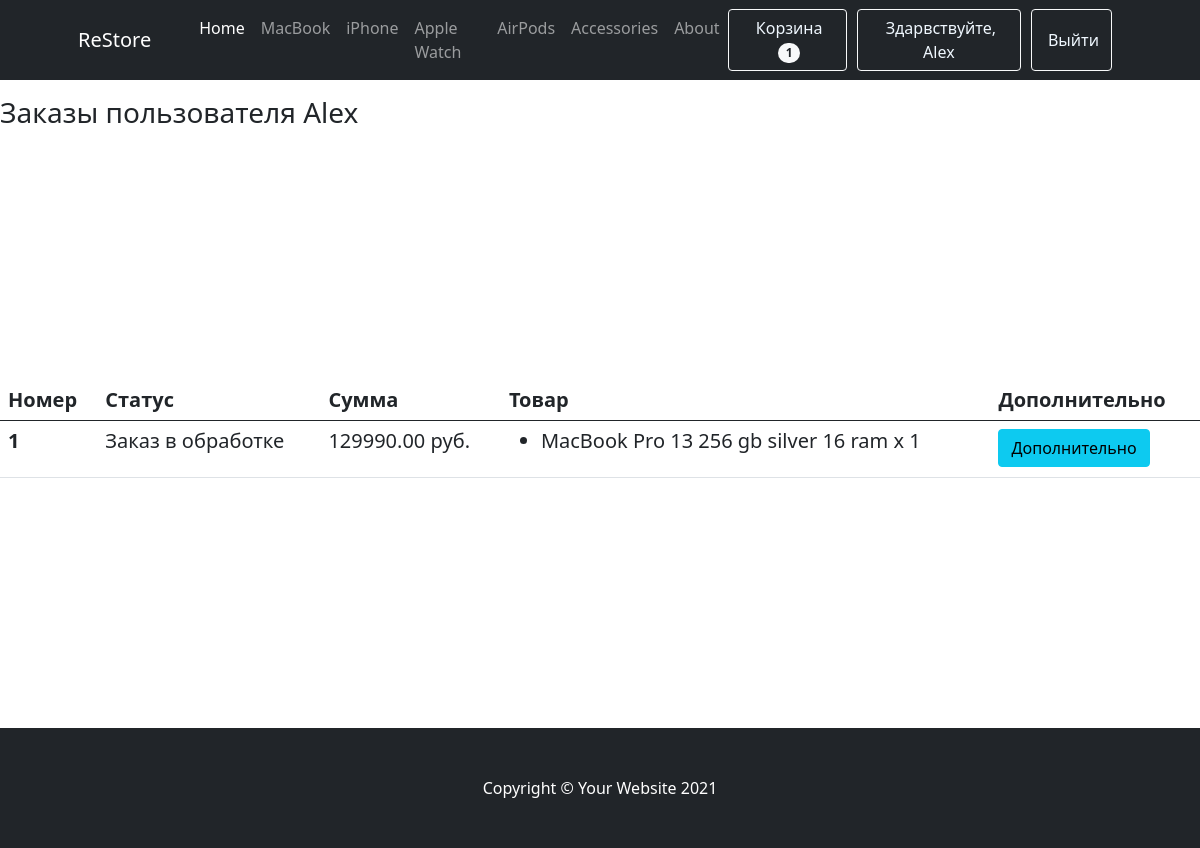
/profile/ (signed in), run on the app's committed database.
### mainapp/models.py (models this page shows, shortened)
class Category(models.Model):
    name = models.CharField(max_length=255, verbose_name='Имя категории')
    slug = models.SlugField(unique=True)
    def get_absolute_url(self):
        return reverse('category_detail', kwargs={'slug': self.slug})

class Cart(models.Model):
    owner = models.ForeignKey('Customer', null=True, verbose_name='Владелец', on_delete=models.CASCADE)
    products = models.ManyToManyField(CartProduct, blank=True, related_name='related_cart')
    total_products = models.PositiveIntegerField(default=0)
    final_price = models.DecimalField(max_digits=9, default=0, decimal_places=2, verbose_name='Общая цена')
    in_order = models.BooleanField(default=False)
    for_anonymous_user = models.BooleanField(default=False)

class Order(models.Model):
    STATUS_NEW = 'new'
    STATUS_IN_PROGRESS = 'in_progress'
    STATUS_READY = 'is_ready'
    STATUS_COMPLETED = 'completed'
    BUYING_TYPE_SELF = 'self'
    BUYING_TYPE_DELIVERY = 'delivery'
    STATUS_CHOICES = (
        (STATUS_NEW, 'Новый заказ'),
        (STATUS_IN_PROGRESS, 'Заказ в обработке'),
        (STATUS_READY, 'Заказ готов'),
        (STATUS_COMPLETED, 'Заказ выполнен')
    )
    BUYING_TYPE_CHOICES = (
        (BUYING_TYPE_SELF, 'Самовывоз'),
        (BUYING_TYPE_DELIVERY, 'Доставка')
    )
    customer = models.ForeignKey(Customer, verbose_name='Покупатель', related_name='related_orders', on_delete=models.CASCADE)
    first_name = models.CharField(max_length=255, verbose_name='Имя')
    last_name = models.CharField(max_length=255, verbose_name='Фамилия')
    phone = models.CharField(max_length=20, verbose_name='Телефон')
    cart = models.ForeignKey(Cart, verbose_name='Корзина', on_delete=models.CASCADE, null=True, blank=True)
    address = models.CharField(max_length=1024, verbose_name='Адрес', null=True, blank=True)
    status = models.CharField(
        max_length=100,
        verbose_name='Статус заказ',
        choices=STATUS_CHOICES,
        default=STATUS_NEW
    )
    buying_type = models.CharField(
        max_length=100,
        verbose_name='Тип заказа',
        choices=BUYING_TYPE_CHOICES,
        default=BUYING_TYPE_SELF
    )
    comment = models.TextField(verbose_name='Комментарий к заказу', null=True, blank=True)
    created_at = models.DateTimeField(auto_now=True, verbose_name='Дата создания заказа')
    order_date = models.DateField(verbose_name='Дата получения заказа', default=timezone.now)

class CartProduct(models.Model):
    user = models.ForeignKey('Customer', verbose_name='Покупатель', on_delete=models.CASCADE)
    cart = models.ForeignKey('Cart', verbose_name='Корзина', on_delete=models.CASCADE, related_name='related_products')
    product = models.ForeignKey(Product, verbose_name='Товар', on_delete=models.CASCADE)
    qty = models.PositiveIntegerField(default=1)
    final_price = models.DecimalField(max_digits=9, decimal_places=2, verbose_name='Общая цена')

class Product(models.Model):
    category = models.ForeignKey(Category, verbose_name='Категория', on_delete=models.CASCADE)
    title = models.CharField(max_length=255, verbose_name='Наименование')
    slug = models.SlugField(unique=True)
    image = models.ImageField(verbose_name='Изображение')
    description = models.TextField(verbose_name='Описание', null=True)
    price = models.DecimalField(max_digits=9, decimal_places=2, verbose_name='Цена')
    features = models.ManyToManyField("specs.ProductFeatures", blank=True, related_name='features_for_product')

### mainapp/views.py (the view)
# urls.py: path('profile/', ProfileView.as_view(), name='profile')
class ProfileView(CartView, View):
    def get(self, request, *args, **kwargs):
        customer = Customer.objects.get(user=request.user)
        orders = Order.objects.filter(customer=customer).order_by('-created_at')
        categories = Category.objects.all()
        return render(
            request,
            'profile.html',
            {'orders': orders, 'cart': self.cart, 'categories': categories}
        )

### mainapp/mixins.py (called while the page is built)
    def dispatch(self, request, *args, **kwargs):
        if request.user.is_authenticated:
            customer = Customer.objects.filter(user=request.user).first()
            if not customer:
                customer = Customer.objects.create(
                    user=request.user
                )
            cart = Cart.objects.filter(owner=customer, in_order=False).first()
            if not cart:
                cart = Cart.objects.create(owner=customer)
        else:
            cart = Cart.objects.filter(for_anonymous_user=True).first()
            if not cart:
                cart = Cart.objects.create(for_anonymous_user=True)
        self.cart = cart
        return super().dispatch(request, *args, **kwargs)

### mainapp/templates/profile.html (shortened to what this page needs)
 {% extends 'home.html' %}
 {% block content %}
 <h3 class="mt-3 mb-3">
 Заказы пользователя {{ request.user.username }}
 {% if not orders.count %}
     <div class="col-md-12" style="margin-top: 300px; margin-bottom: 300px">
     <h3>Нет заказов. <a href="{% url 'base' %}">Начните делать покупки</a></h3>
     </div>
 {% else %}
     <div class="col-md-12" style="margin-bottom: 250px; margin-top: 250px">
     <div class="tables-responsive">
     <table class="table">
         <thead>
            <th style="font-size: 20px" scope="col">Номер</th>
            <th style="font-size: 20px" scope="col">Статус</th>
            <th style="font-size: 20px" scope="col">Сумма</th>
            <th style="font-size: 20px" scope="col">Товар</th>
            <th style="font-size: 20px" scope="col">Дополнительно</th>
         </thead>
         <tbody>
            {% for order in orders %}
                <tr>
                    <th style="font-size: 20px" scope="row">{{ order.id }}</th>
                    <td style="font-size: 20px">{{ order.get_status_display }}</td>
                    <td style="font-size: 20px">{{ order.cart.final_price }} руб.</td>
                    <td style="font-size: 20px">
                        <ul>
                            {% for item in order.cart.products.all %}
                                <li style="font-size: 20px">{{ item.product.title }} x {{ item.qty }}</li>
                            {% endfor %}
                        </ul>
                    </td>
                <td>
                    <button class="btn btn-info" data-bs-toggle="modal" data-bs-target="#exampleModal-{{ order.id }}">Дополнительно</button>
                </td>
                </tr>
            {% endfor %}
         </tbody>
     </table>
     </div>
     </div>
 {% endif %}
 </h3>
 {% endblock %}

### mainapp/templates/home.html (shortened to what this page needs)
<!DOCTYPE html>
<html lang="en">
<head>
    <link href="https://cdn.jsdelivr.net/npm/bootstrap@5.0.2/dist/css/bootstrap.min.css" rel="stylesheet">
</head>
<body>
    <nav class="navbar navbar-expand-lg navbar-dark bg-dark">
            <div class="container px-4 px-lg-5">
                <a class="navbar-brand" href="{% url 'base' %}">ReStore</a>
                <div class="collapse navbar-collapse" id="navbarSupportedContent">
                    <ul class="navbar-nav me-auto mb-2 mb-lg-0 ms-lg-4">
                        <li class="nav-item"><a class="nav-link active" aria-current="page" href="{% url 'base' %}">Home</a></li>
                        {% for category in categories %}
                            <li class="nav-item"><a class="nav-link" href="{{ category.get_absolute_url }}">{{ category.name }}</a></li>
                        {% endfor %}
                        <li class="nav-item"><a class="nav-link" href="#!">About</a></li>
                    </ul>
                    <form class="d-flex">
                        {% if not request.user.is_authenticated %}
                            <button class="btn btn-outline-light" type="submit" >
                                <a href="{% url 'login' %}" class="text">
                                <i class="bi-cart-fill me-1"></i>
                                Авторизация
                                </a>
                            </button>
                        <button class="btn btn-outline-light" type="submit" >
                        <a href="{% url 'registration' %}" class="text">
                            <i class="bi-cart-fill me-1"></i>
                            Регистрация
                        </a>
                        </button>
                            {% else %}
                            <button class="btn btn-outline-light" type="submit">
                            <a href="{% url 'cart' %}" class="text">
                            Корзина
                            </a>
                            <span class="badge bg-light text-dark ms-1 rounded-pill">{{ cart.products.count }}</span>
                        </button>
                                <button class="btn btn-outline-light" type="submit" >
                                 <a href="{% url 'profile' %}" class="text">
                                Здарвствуйте, {{ request.user.username }}
                                 </a>
                                </button>
                                <button class="btn btn-outline-light" type="submit" >
                                <a href="{% url 'logout' %}" class="text">
                                    Выйти
                                </a>
                                </button>
                         {% endif %}
                    </form>
                </div>
            </div>
        </nav>
    {% block content %}{% endblock content %}
    <footer class="py-5 bg-dark">
        <div class="container"><p class="m-0 text-center text-white">Copyright &copy; Your Website 2021</p></div>
    </footer>
</body>
</html>

### mainapp/templates/home.html (style rules this page uses)
.btn-outline-light { margin-right: 10px; }
a.text { text-decoration: none; color: aliceblue; }

### data on the page
Category: name "MacBook"
Category: name "iPhone"
Category: name "Apple Watch"
Category: name "AirPods"
Category: name "Accessories"
Cart: products.count "1"
Order: id "1", status "Заказ в обработке", cart.final_price "129990.00"
CartProduct: product "MacBook Pro 13 256 gb silver 16 ram", qty "1"

### other printed values
{{ request.user.username }} "Alex"
